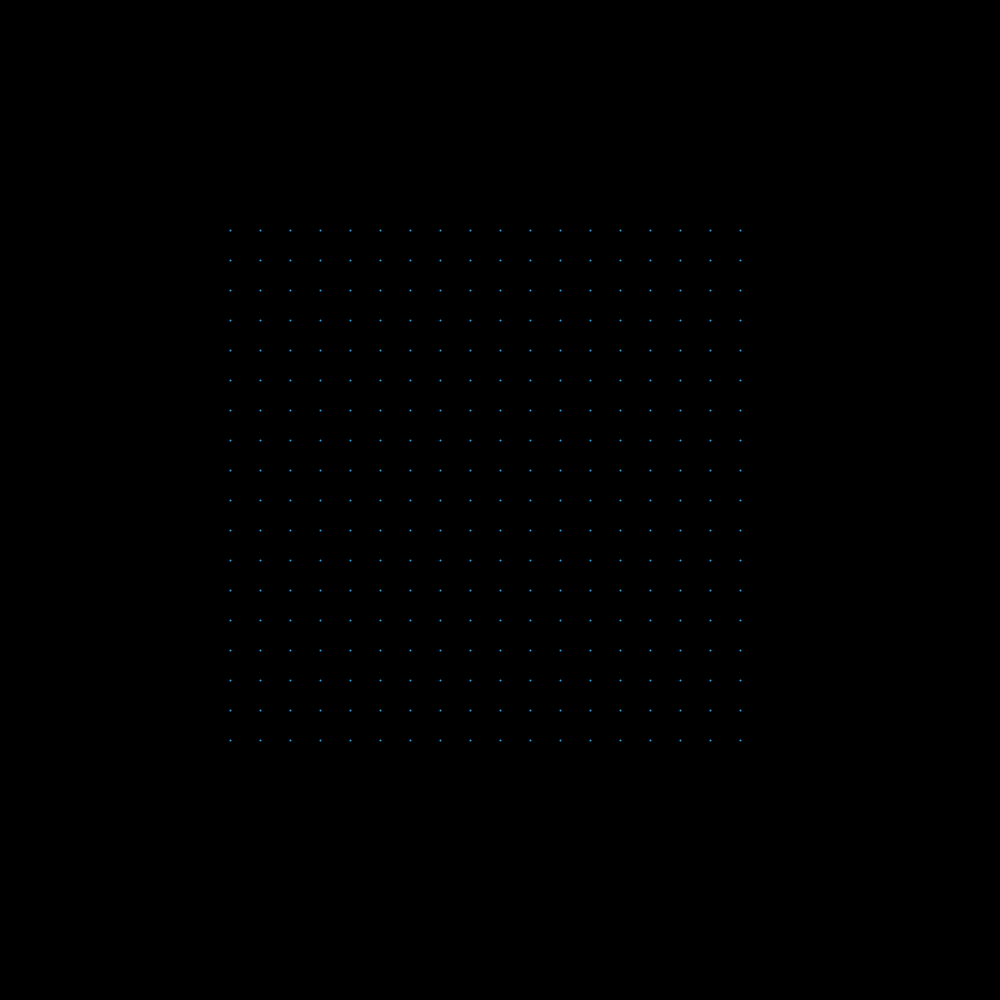
Frame 1 (no input)
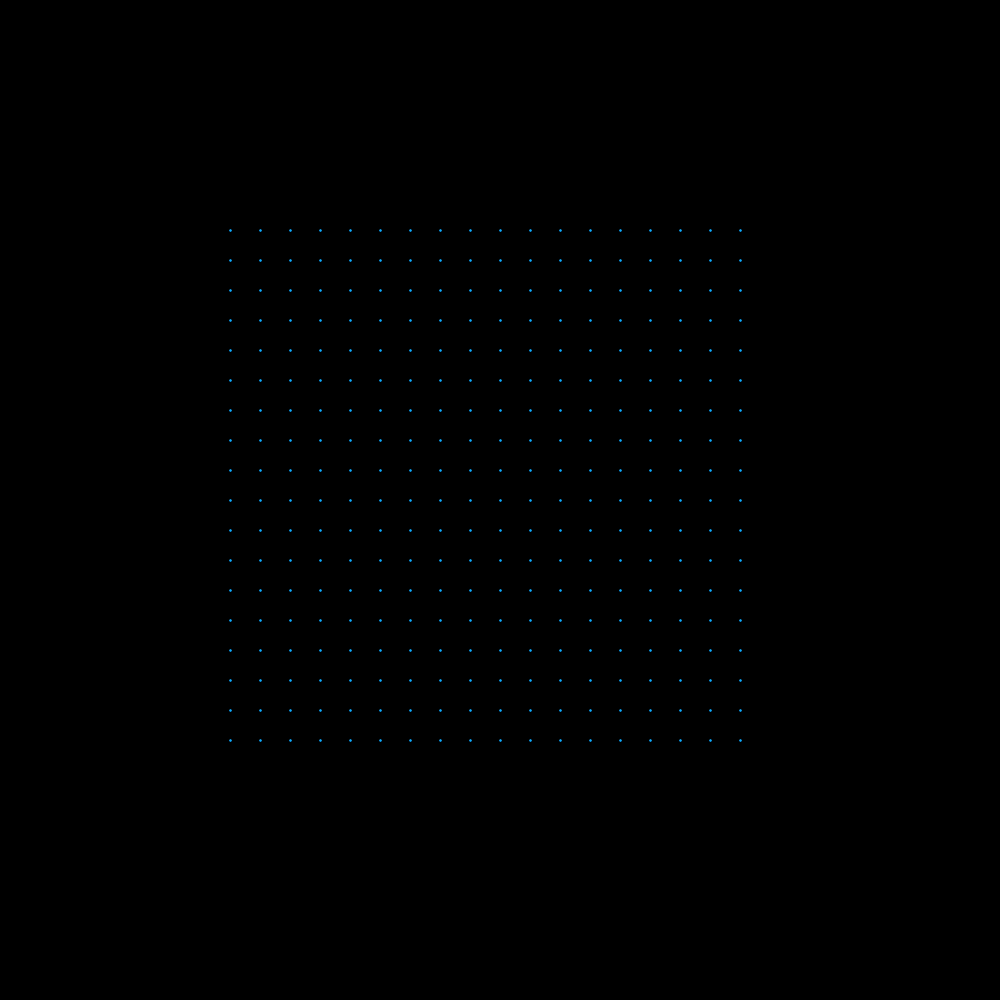
Frame 60 (the mouse pressed at the canvas centre just before this capture)
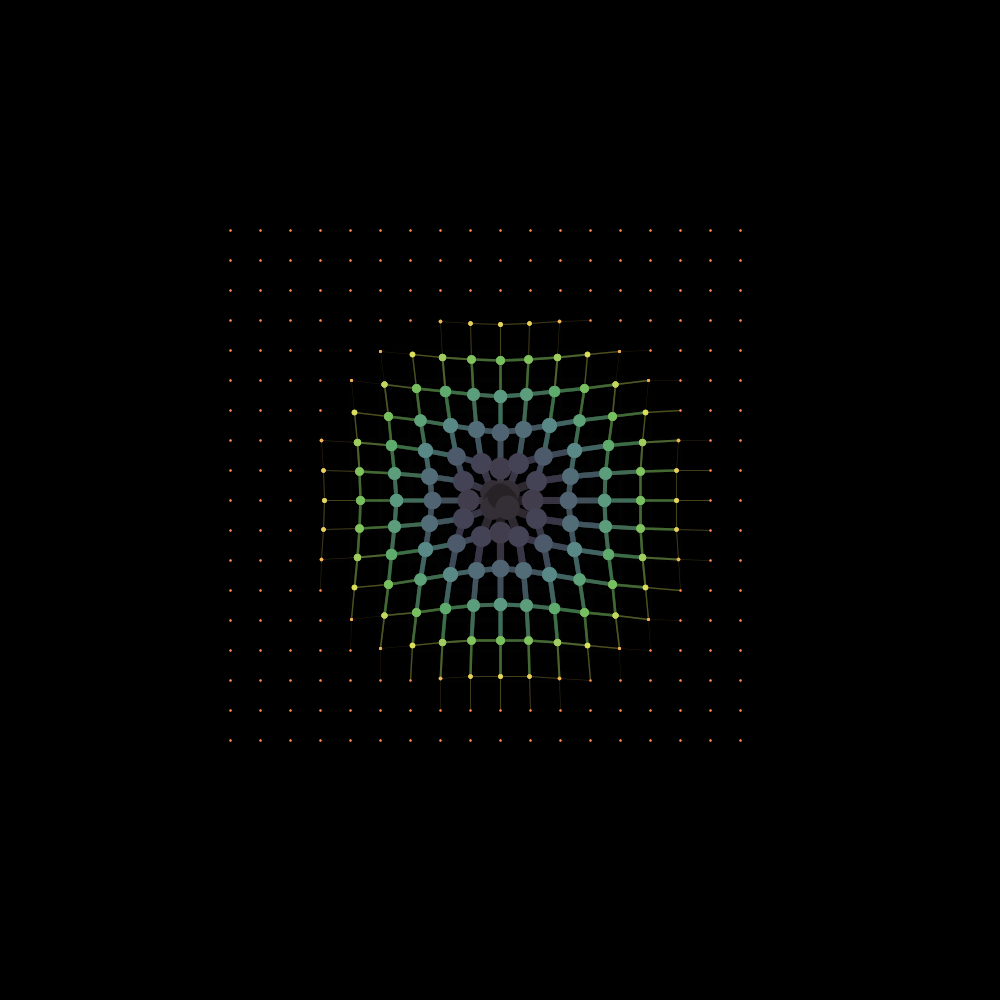
Frame 120 (the mouse held since frame 60 and released just before this capture)

The Processing sketch that drew these frames (run headless with seeded random() and noise(); from frame 60 on, the mouse is pressed at the canvas centre):

// Processing sketch: processing_177975
// ── processing_177975.pde

int r3 = 200;
int r2 = 100;
int r1 = 20;
int raw = 18  ;
int col = 18;
int step = 30;
float[]xLine = new float[raw*col];
float[]yLine = new float[raw*col];
void setup(){
  
  
  size(1000,1000);
  background(0);
  smooth(8);
}

void draw(){
  if (mousePressed == true) {
    colorMode(HSB, 255);
  } else {
    colorMode(RGB,255);
  }
  
  //
  float[]x = new float[col];
  float[]y = new float[raw];
  float[][]xy = {x,y};
  
  float[]colorDotR = new float[raw*col];
  float[]colorDotB = new float[raw*col];
  float[]colorDotG = new float[raw*col];
  
  float[]distMouse = new float[raw*col];
  float[]weight = new float[raw*col];
  //
  noCursor();
  for(int n = 0; n<2; n++){
    for(int m = 0; m<col; m++){
      xy[n][m] = (m+1)*step+200;
    }
  }
//
  fill(0,50);
  noStroke();
  rect(0,0,width,height);
  //makePoint(xy);
  //
  for(int p = 0; p<xy[0].length; p++){
    for(int q = 0; q<xy[1].length; q++){
    distMouse[p*col+q] = dist(xy[0][q],xy[1][p],mouseX,mouseY);
     weight[p*col+q] = map(distMouse[p*col+q],0,r3,10,0.1);
       colorDotR[p*col+q] = map(distMouse[p*col+q],0,r3,255,14);
      colorDotG[p*col+q] = map(distMouse[p*col+q],0,r3,0,170);
      colorDotB[p*col+q] = map(distMouse[p*col+q],0,r3,0,255);  
       if(distMouse[p*col+q]<r3){
       //stroke(255);  
       stroke(colorDotR[p*col+q],colorDotG[p*col+q],colorDotB[p*col+q],weight[p*col+q]*20);
       strokeWeight(weight[p*col+q]);
       }
       else{
       stroke(colorDotR[p*col+q],colorDotG[p*col+q],colorDotB[p*col+q],weight[p*col+q]*20);
         strokeWeight(0.1);
       }
    //stroke(255,weight[p*col+q]*10);
     //strokeWeight(1);
    if(p<(col-1) & q<(col -1)){
    line(xLine[p*col + q +1],yLine[p*col + q +1],xLine[p*col + q],yLine[p*col + q]);
    //line(xLine[q*col + p +col],yLine[q*col + p +col],xLine[q*col + p],yLine[q*col + p]);  
  line(xLine[(p+1)*col+q],yLine[(p+1)*col+q],xLine[p*col+q],yLine[p*col+q]);  
  }
    if(q < (col)& (q!= 0) & p==(col-1)){
       line(xLine[p*col + q ],yLine[p*col + q ],xLine[p*col + q-1],yLine[p*col + q-1]);
  }
  if(q==(col-1)&p<(col-1)){
  line(xLine[p*col +q+ col ],yLine[p*col +q+col ],xLine[p*col+q],yLine[p*col+q]);  
  }
}
}
  for(int i = 0; i<xy[0].length; i++){
    for(int j = 0; j<xy[1].length; j++){
      
      distMouse[i*col+j] = dist(xy[0][j],xy[1][i],mouseX,mouseY);
      weight[i*col+j] = map(distMouse[i*col+j],0,r3,30,2);
      colorDotR[i*col+j] = map(distMouse[i*col+j],0,r3,255,14);
      colorDotG[i*col+j] = map(distMouse[i*col+j],0,r3,0,170);
      colorDotB[i*col+j] = map(distMouse[i*col+j],0,r3,0,255);
      
      if(distMouse[i*col+j]<r3){
          if(distMouse[i*col+j]>r1){
            float dotDistance = map(distMouse[i*col+j],r3,r2,0,r1);
            float x2 = dotDistance*( mouseX - xy[0][j])/distMouse[i*col+j] + xy[0][j];
            float y2 = dotDistance*( mouseY - xy[1][i])/distMouse[i*col+j] + xy[1][i];
            xy[0][j] = x2;
            xy[1][i] = y2;
            stroke(colorDotR[i*col+j],colorDotG[i*col+j],colorDotB[i*col+j]);
            strokeWeight(weight[i*col+j]);
            point(xy[0][j],xy[1][i]);
            xLine[i*col+j] = x2;
            yLine[i*col+j] = y2;
          }
//if(distMouse[i*col+j]<r2){
//stroke(255);
//    strokeWeight(weight[i*col+j]*0.1);
//   stroke(colorDotB[i*col+j],120,colorDotG[i*col+j]);
//   line(xy[0][j],xy[1][i],mouseX,mouseY);
//}
//    if((distMouse[i*col+j]>r1) & (distMouse[i*col+j]<r2)){
//        float dotDistance = map(distMouse[i*col+j],r2,0,0,r1);
//        float x2 = dotDistance*( mouseX - xy[0][j])/distMouse[i*col+j] + xy[0][j];
//        float y2 = dotDistance*( mouseY - xy[1][i])/distMouse[i*col+j] + xy[1][i];
//        xy[0][j] = x2;
//        xy[1][i] = y2;
//        point(xy[0][j],xy[1][i]);
//    }
    
    else{
      float dotDistance = map(distMouse[i*col+j],0,r1,0,r1);
      float x2 = dotDistance*( mouseX - xy[0][j])/distMouse[i*col+j] + xy[0][j];
      float y2 = dotDistance*( mouseY - xy[1][i])/distMouse[i*col+j] + xy[1][i];
      xy[0][j] = x2;
      xy[1][i] = y2;
      strokeWeight(weight[i*col+j]);
      stroke(colorDotR[i*col+j],0,colorDotB[i*col+j]);
      point(xy[0][j],xy[1][i]);
      xLine[i*col+j] = x2;
            yLine[i*col+j] = y2;
      }
  }
  for(int n = 0; n<2; n++){
    for(int m = 0; m<col; m++){
      xy[n][m] = (m+1)*step+200;
    }
  }
  if(distMouse[i*col+j]>=r3){
    stroke(14,170,255);
    strokeWeight(2); 
    point(xy[0][j],xy[1][i]);
    xLine[i*col+j] = xy[0][j];
    yLine[i*col+j] = xy[1][i]; 
  }
}
}




}
void makePoint(float[][]pts){
  stroke(255);
  smooth();
  
  for(int i = 0; i<pts[0].length; i++){
    for(int j = 0; j<pts[0].length; j++){
    strokeWeight(10);
    
    point(pts[0][j],pts[1][i]);
    }
  }
}
